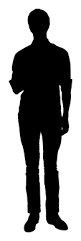
#> input picture assets/images/silouete.png, 81 x 241 px
$ python erotion.py
#> lines starting #> are read from the running program, lines starting #| are printed output that depends on the picture
import cv2
import numpy as np
from matplotlib import pyplot as plt


"""
    This function read an image
"""
def readi(path, typer = "color"):
#> called with path = '../../assets/images/silouete.png', typer = 'gray'
    if typer == "color":
        return cv2.imread(path, 1)
    elif typer == "gray":
        return cv2.imread(path, 0)
#> returned value is the input picture: shape (241, 81); min 0, max 255, mean 150.4


def erode(img, num_iter=1):
#> called with num_iter = 5
    kernel = np.ones((5,5),np.uint8)
    result = cv2.erode(img, kernel, iterations  = num_iter)
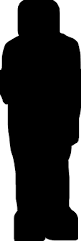
#> result: shape (241, 81); min 0, max 255, mean 57.3
    plt.subplot(1,2,1), plt.imshow(img, cmap="gray"), plt.title("Real Image")
    plt.subplot(1,2,2), plt.imshow(result, cmap="gray"), plt.title("Eroded Image")
    plt.show()
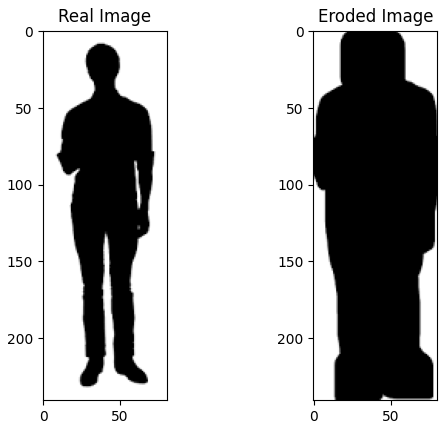
#> figure drawn by matplotlib, 2 panels


if __name__ == "__main__":
    img = readi("../../assets/images/silouete.png", "gray")
    erode(img,5)

$ run again, with assets/images/hand_1.jpg saved as assets/images/silouete.png
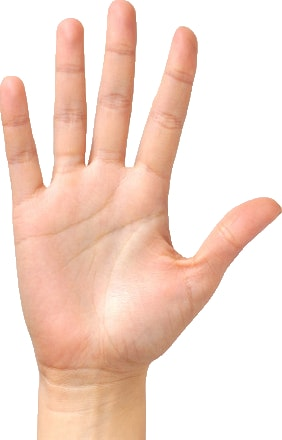
#> input picture assets/images/hand_1.jpg, 282 x 440 px
#> in erode, `result = cv2.erode(img, kernel, iterations  = num_iter)`:
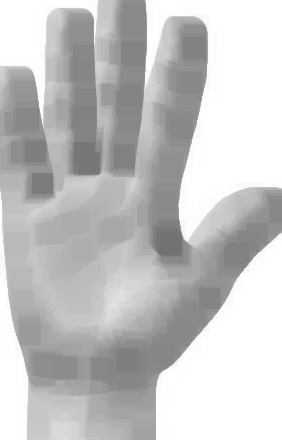
#> result: shape (440, 282); min 114, max 255, mean 196.2
#> in erode, `plt.show()`:
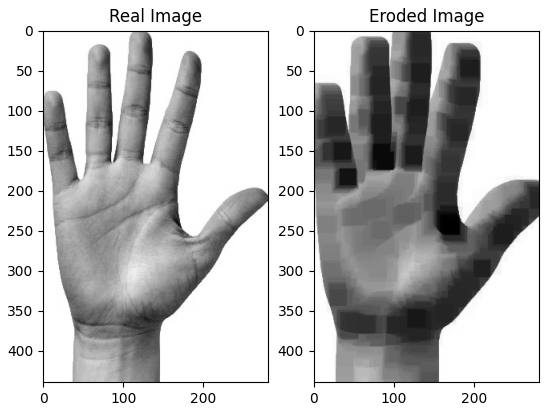
#> figure drawn by matplotlib, 2 panels
